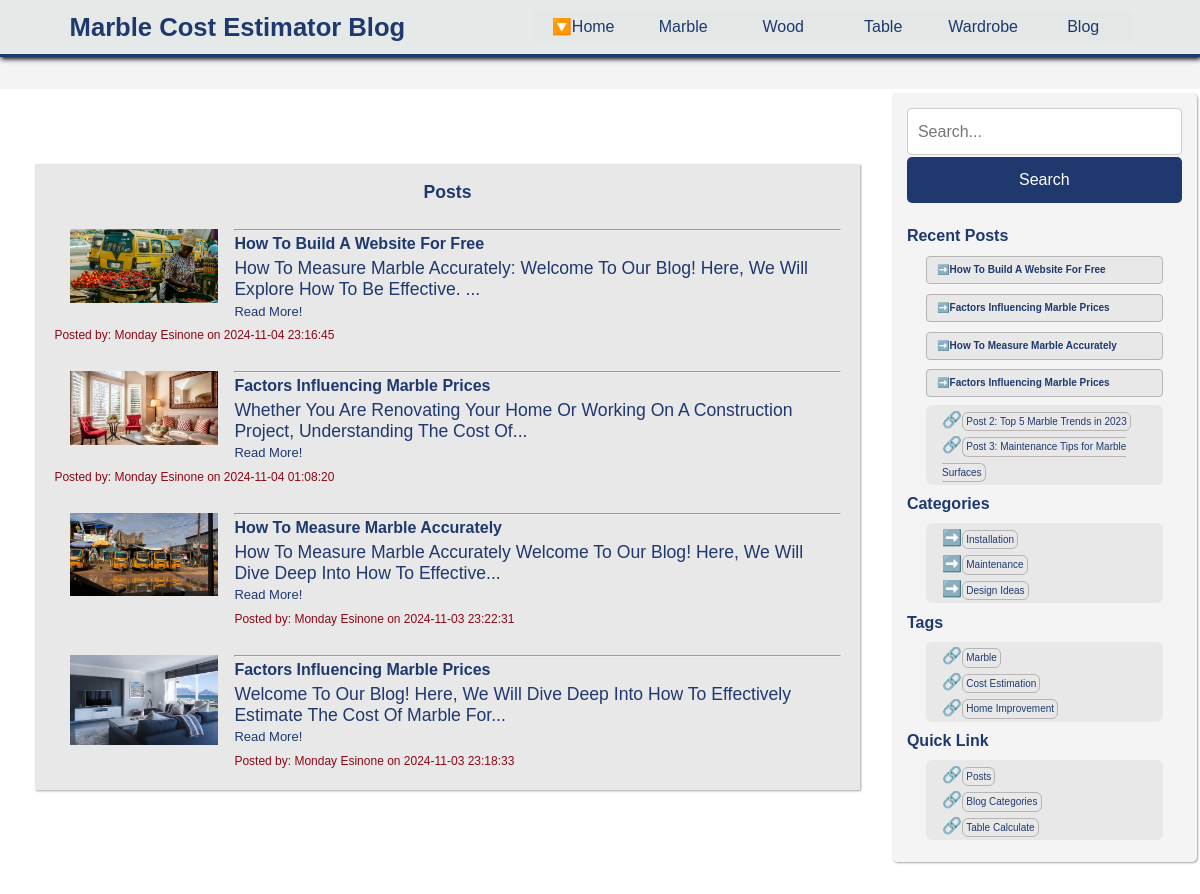
The app's page /blogpost (upper part), older data.
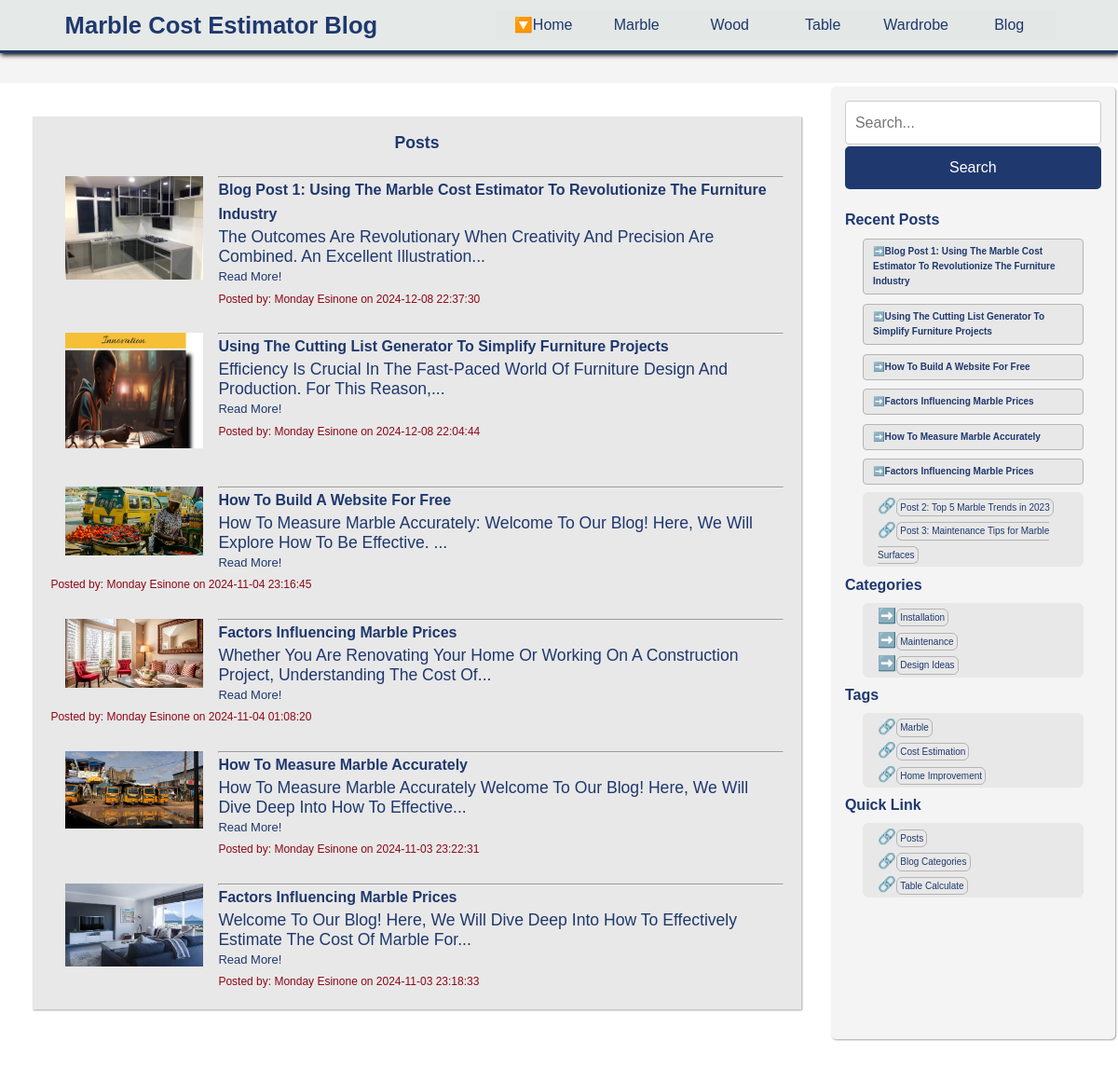
The same page, newer data.
### tables this page shows
CREATE TABLE posts (
            id INTEGER PRIMARY KEY AUTOINCREMENT,
            title TEXT NOT NULL,
            content TEXT NOT NULL,
            author TEXT NOT NULL,
            image TEXT,  -- New image field
            created_at TIMESTAMP DEFAULT CURRENT_TIMESTAMP
        );

### app.py (the view)
@app.route('/blogpost')
def blogpost():
    conn = get_db_connection()
    posts = conn.execute('SELECT * FROM posts ORDER BY created_at DESC').fetchall()
    conn.close()
    return render_template('blogpost.html', posts=posts)

### models.py (called while the page is built)
def get_db_connection():
    conn = sqlite3.connect('blog.db')
    conn.row_factory = sqlite3.Row
    return conn

### templates/blogpost.html (shortened to what this page needs)
<!DOCTYPE html>
<html lang="en">
<head>
    <link rel="stylesheet" href="{{ url_for('static', filename ='styles/blog-styles.css')}}">
    <link rel="stylesheet" href="{{ url_for('static', filename ='styles/mabel-styles.css')}}">
    <link rel="stylesheet" href="{{ url_for('static', filename ='styles/mabel-large-styles.css')}}">
    <link rel="stylesheet" href="{{ url_for('static', filename ='styles/image-slide.css')}}">
</head>
<body>
    <header>
        <h1>Marble Cost Estimator Blog</h1>
        <nav class="navigation">
          <a href="{{ url_for('index')}}" class="active">Home</a>
          <a href="{{ url_for('marble_cal')}}">Marble</a>
          <a href="{{ url_for('wood_calculator')}}">Wood</a>
          <a href="{{ url_for('table_cal')}}">Table</a>
          <a href="{{ url_for('wardrob_cal')}}">Wardrobe</a>
          <a href="{{ url_for('blogpost')}}"> Blog</a>
        </nav>
    </header>
    <main>
        <div class="content-container">
            <article>
                <div class="article-content-full">
                  <h2>Posts</h2>
                  {% for post in posts %}
                  <div class="post-blog">
                  {% if post['image'] %}
                    <img src="{{ url_for('static', filename='uploads/images/' + post['image']) }}" alt="Post Image" style="max-width: 100%; height: auto;">
                  {% endif %}
                  <hr>
                      <h3><a href="/post/{{ post['id'] }}">{{ post['title'] }}</a></h3>
                      <p>{{ post['content'][:100] }}...</p>
                      <p id="read-more2"><a href="/post/{{ post['id'] }}">Read More! </a></p>
                      <small>Posted by: {{ post['author'] }} on {{ post['created_at'] }}</small>
                  </div>
                  {% endfor %}
                </div>
            </article>
            <aside class="sidebar">
                <div class="search-bar">
                    <input type="text" placeholder="Search...">
                    <button>Search</button>
                </div>
                <h3>Recent Posts</h3>
                     {% for post in posts %}
                      <div class="post-blog">
                          <h4>➡️<a href="/post/{{ post['id'] }}">{{ post['title'] }}</a></h4>
                      </div>
                      {% endfor %}</a>
                <ul>
                    <li>🔗<a href="#">Post 2: Top 5 Marble Trends in 2023</a></li>
                    <li>🔗<a href="#">Post 3: Maintenance Tips for Marble Surfaces</a></li>
                </ul>
                <h3>Categories</h3>
                <ul>
                    <li>➡️<a href="#">Installation</a></li>
                    <li>➡️<a href="#">Maintenance</a></li>
                    <li>➡️<a href="#">Design Ideas</a></li>
                </ul>
                <h3>Tags</h3>
                <ul>
                    <li>🔗<a href="#">Marble</a></li>
                    <li>🔗<a href="#">Cost Estimation</a></li>
                    <li>🔗<a href="#">Home Improvement</a></li>
                </ul>
                <h3>Quick Link</h3>
                <ul>
                    <li>🔗<a href="blog.html">Posts</a></li>
                    <li>🔗<a href="blog-view.html">Blog Categories</a></li>
                    <li>🔗<a href="table-cal.html">Table Calculate</a></li>
                </ul>
            </aside>
        </div>
    </main>
</body>
</html>

### static/styles/blog-styles.css (style rules this page uses)
body { font-family: Arial, sans-serif; line-height: 1.6; margin: 0; padding: 0; }
h1 { margin: 0; }
ul { margin-left: 20px; }
.content-container { display: flex; flex-wrap: wrap; margin: 2rem 0; padding: .2rem; }
article { flex: 3; margin-right: 20px; }
article { margin: 0; }
.article-content-full { display: grid; grid-template-columns: 1fr; grid-gap: 15px; margin: 0; background-color: #e8e8e8; box-shadow: 1px 1px 2px rgba(0, 0, 0, 0.353); padding: 1rem; }
.post-blog { margin: auto; padding: .5rem .2rem .1rem; }
.post-blog img { width: 180px; margin: auto; padding: 0rem 1rem; margin-bottom: 1rem; float: left; }
.post-blog a { text-decoration: none; color: #1f386e; }
.post-blog p { padding: .1rem; line-height: 1.2; font-size: var(--font-size-sm); }
#read-more2 { padding: .1rem ; line-height: 1.2; margin: auto; font-size: small; }
small { color: rgb(141, 8, 22); font-size: 12px; }
.sidebar { flex: 1; background: #f4f4f4; padding: 15px; border-radius: 5px; box-shadow: 1px 1px 2px rgba(0, 0, 0, 0.353); }
.sidebar ul { background-color: #e8e8e8; padding: .1rem 1rem; list-style: none; border-radius: 6px; margin: .4rem 1.2rem; }
.sidebar li a { color: #1f386e; text-shadow: 1px 1px 3 rgb(234, 205, 15); font-size: x-small; text-decoration: none; border: 1px solid #b6b4b4; border-radius: 6px; padding: .2rem; }
.sidebar h4 { color: #000; background-color: #e8e8e8; padding: 5px 10px; list-style: none; border-radius: 4px; font-size: x-small; margin: auto 1rem; border: 1px solid #b6b4b4; }
.search-bar { margin-bottom: 20px; }
.search-bar input { width: calc(100% - 60px); padding: 10px; border: 1px solid #ccc; border-radius: 5px; }
.search-bar button { padding: 10px; background: var(--color-header); color: #fff; border: none; border-radius: 5px; cursor: pointer; }

### static/styles/mabel-styles.css (style rules this page uses)
:root { --color-primary: #654534; --color-primary-light: #7e57c2; --color-primary-dark: #5e35b1; --color-background: #F9F8F5; --color-text: #1b1919; --color-header: #1f386e; --color-footer: #1f386e; --color-accent: #c1a728; --gutter-sm: 0.6rem; --gutter-md: 1.1rem; --gutter-lg: 1.6rem; --gutter-xl: 2rem; --gutter-xxl: 7.2rem; --font-family: 'Roboto', Arial, sans-serif; --font-size-sm: 1.1rem; --font-size-md: 1.2rem; --font-size-lg: 2.1rem; --font-size-xl: 2.8rem; --font-size-xxl: 3.6rem; --line-height: 1.5; --transition-duration: 300ms; --transition-ease: cubic-bezier(0.645, 0.045, 0.355, 1); }
* { margin: 0; padding: 0; box-sizing: border-box; font-family: var(--fontFamily); font-size: var(--fontSizeMd); line-height: var(--lineHeightMd); }
body { font-family: Arial, sans-serif; background-color: #f4f4f4; margin: 0; }
h1 { font-size: 1.8rem; color: #1f386e; }
h2 { font-size: 1.4rem; }
header, main { margin: 0 auto; }
header { background-color: #e3e8e6e2; display: grid; grid-gap: .1rem; padding: 1rem 2rem; border-bottom: 3px solid #1f386e; box-shadow: 1px 2px 5px black; margin: 0px auto; }
header h1 { font-size: medium; }
nav { background-color:#e3e8e6e2; display: flex; flex-direction: column; }
nav a { display: block; color: #072719e2; text-align: center; padding: 1rem; text-decoration: none; }
.active { color: yellow; }
.navigation { display: flex; flex-direction: column; list-style: none; background-color: #e3e8e6e2; color: #1f386e; max-width: 900px; }
.navigation a { display: none; padding: 1rem; text-align: center; text-decoration: none; color: #1f386e; }
.active::before { content: "🔽"; }
main { align-items: center; background-color: #fff; padding: 0px; color: #1f386e; margin: auto; }
input[type="text"], input[type="number"] { width: 100%; padding: 10px; margin-bottom: 2px; border: 1px solid #ccc; border-radius: 4px; box-sizing: border-box; }
button { background-color: #05651b; color: white; padding: 10px 15px; border-radius: 4px; cursor: pointer; font-size: 16px; margin-right: 10px; width: 100%; }
div { margin-bottom: 10px; }

### static/styles/image-slide.css (style rules this page uses)
img { vertical-align: middle; }
.active, .thumbnail:hover { opacity: 1; }

Row changes from the older to the newer data that the page shows:
added posts: image (picture), title "Blog Post 1: Using The Marble Cost Estimator To Revolutionize The Furniture Industry", content "The Outcomes Are Revolutionary When Creativity And Precision Are Combined. An Excellent Illustration", author "Monday Esinone", created_at "2024-12-08 22:37:30"
added posts: image (picture), title "Using The Cutting List Generator To Simplify Furniture Projects", content "Efficiency Is Crucial In The Fast-Paced World Of Furniture Design And Production. For This Reason,", author "Monday Esinone", created_at "2024-12-08 22:04:44"
